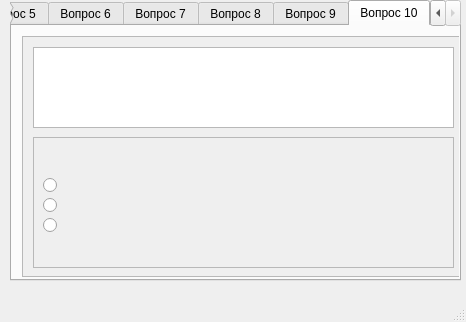
<?xml version="1.0" encoding="UTF-8"?>
<ui version="4.0">
 <class>MainWindow</class>
 <widget class="QMainWindow" name="MainWindow">
  <property name="geometry">
   <rect>
    <x>0</x>
    <y>0</y>
    <width>466</width>
    <height>322</height>
   </rect>
  </property>
  <property name="windowTitle">
   <string>MainWindow</string>
  </property>
  <widget class="QWidget" name="centralwidget">
   <widget class="QTabWidget" name="tabWidget">
    <property name="geometry">
     <rect>
      <x>10</x>
      <y>0</y>
      <width>451</width>
      <height>281</height>
     </rect>
    </property>
    <property name="currentIndex">
     <number>9</number>
    </property>
    <widget class="QWidget" name="tab">
     <attribute name="title">
      <string>Вопрос 1</string>
     </attribute>
     <widget class="QScrollArea" name="scrollArea">
      <property name="geometry">
       <rect>
        <x>10</x>
        <y>10</y>
        <width>441</width>
        <height>241</height>
       </rect>
      </property>
      <property name="widgetResizable">
       <bool>true</bool>
      </property>
      <widget class="QWidget" name="scrollAreaWidgetContents">
       <property name="geometry">
        <rect>
         <x>0</x>
         <y>0</y>
         <width>439</width>
         <height>239</height>
        </rect>
       </property>
       <widget class="QFrame" name="frame">
        <property name="geometry">
         <rect>
          <x>10</x>
          <y>100</y>
          <width>421</width>
          <height>131</height>
         </rect>
        </property>
        <property name="frameShape">
         <enum>QFrame::StyledPanel</enum>
        </property>
        <property name="frameShadow">
         <enum>QFrame::Raised</enum>
        </property>
        <widget class="QLabel" name="label">
         <property name="geometry">
          <rect>
           <x>10</x>
           <y>10</y>
           <width>401</width>
           <height>16</height>
          </rect>
         </property>
         <property name="text">
          <string/>
         </property>
        </widget>
        <widget class="QRadioButton" name="radioButton">
         <property name="geometry">
          <rect>
           <x>10</x>
           <y>40</y>
           <width>401</width>
           <height>17</height>
          </rect>
         </property>
         <property name="text">
          <string/>
         </property>
         <attribute name="buttonGroup">
          <string notr="true">buttonGroup</string>
         </attribute>
        </widget>
        <widget class="QRadioButton" name="radioButton_2">
         <property name="geometry">
          <rect>
           <x>10</x>
           <y>60</y>
           <width>401</width>
           <height>17</height>
          </rect>
         </property>
         <property name="text">
          <string/>
         </property>
         <attribute name="buttonGroup">
          <string notr="true">buttonGroup</string>
         </attribute>
        </widget>
        <widget class="QRadioButton" name="radioButton_3">
         <property name="geometry">
          <rect>
           <x>10</x>
           <y>80</y>
           <width>401</width>
           <height>17</height>
          </rect>
         </property>
         <property name="text">
          <string/>
         </property>
         <attribute name="buttonGroup">
          <string notr="true">buttonGroup</string>
         </attribute>
        </widget>
       </widget>
       <widget class="QTextEdit" name="textEdit">
        <property name="geometry">
         <rect>
          <x>10</x>
          <y>10</y>
          <width>421</width>
          <height>81</height>
         </rect>
        </property>
        <property name="html">
         <string>&lt;!DOCTYPE HTML PUBLIC &quot;-//W3C//DTD HTML 4.0//EN&quot; &quot;http://www.w3.org/TR/REC-html40/strict.dtd&quot;&gt;
&lt;html&gt;&lt;head&gt;&lt;meta name=&quot;qrichtext&quot; content=&quot;1&quot; /&gt;&lt;style type=&quot;text/css&quot;&gt;
p, li { white-space: pre-wrap; }
&lt;/style&gt;&lt;/head&gt;&lt;body style=&quot; font-family:'MS Shell Dlg 2'; font-size:8.25pt; font-weight:400; font-style:normal;&quot;&gt;
&lt;p style=&quot;-qt-paragraph-type:empty; margin-top:0px; margin-bottom:0px; margin-left:0px; margin-right:0px; -qt-block-indent:0; text-indent:0px;&quot;&gt;&lt;br /&gt;&lt;/p&gt;&lt;/body&gt;&lt;/html&gt;</string>
        </property>
       </widget>
      </widget>
     </widget>
    </widget>
    <widget class="QWidget" name="tab_2">
     <attribute name="title">
      <string>Вопрос 2</string>
     </attribute>
     <widget class="QScrollArea" name="scrollArea_2">
      <property name="geometry">
       <rect>
        <x>10</x>
        <y>10</y>
        <width>441</width>
        <height>241</height>
       </rect>
      </property>
      <property name="widgetResizable">
       <bool>true</bool>
      </property>
      <widget class="QWidget" name="scrollAreaWidgetContents_2">
       <property name="geometry">
        <rect>
         <x>0</x>
         <y>0</y>
         <width>439</width>
         <height>239</height>
        </rect>
       </property>
       <widget class="QFrame" name="frame_2">
        <property name="geometry">
         <rect>
          <x>10</x>
          <y>100</y>
          <width>421</width>
          <height>131</height>
         </rect>
        </property>
        <property name="frameShape">
         <enum>QFrame::StyledPanel</enum>
        </property>
        <property name="frameShadow">
         <enum>QFrame::Raised</enum>
        </property>
        <widget class="QLabel" name="label_2">
         <property name="geometry">
          <rect>
           <x>10</x>
           <y>10</y>
           <width>401</width>
           <height>16</height>
          </rect>
         </property>
         <property name="text">
          <string/>
         </property>
        </widget>
        <widget class="QRadioButton" name="radioButton_4">
         <property name="geometry">
          <rect>
           <x>10</x>
           <y>40</y>
           <width>401</width>
           <height>17</height>
          </rect>
         </property>
         <property name="text">
          <string/>
         </property>
         <attribute name="buttonGroup">
          <string notr="true">buttonGroup_2</string>
         </attribute>
        </widget>
        <widget class="QRadioButton" name="radioButton_5">
         <property name="geometry">
          <rect>
           <x>10</x>
           <y>60</y>
           <width>401</width>
           <height>17</height>
          </rect>
         </property>
         <property name="text">
          <string/>
         </property>
         <attribute name="buttonGroup">
          <string notr="true">buttonGroup_2</string>
         </attribute>
        </widget>
        <widget class="QRadioButton" name="radioButton_6">
         <property name="geometry">
          <rect>
           <x>10</x>
           <y>80</y>
           <width>401</width>
           <height>17</height>
          </rect>
         </property>
         <property name="text">
          <string/>
         </property>
         <attribute name="buttonGroup">
          <string notr="true">buttonGroup_2</string>
         </attribute>
        </widget>
       </widget>
       <widget class="QTextEdit" name="textEdit_2">
        <property name="geometry">
         <rect>
          <x>10</x>
          <y>10</y>
          <width>421</width>
          <height>81</height>
         </rect>
        </property>
        <property name="html">
         <string>&lt;!DOCTYPE HTML PUBLIC &quot;-//W3C//DTD HTML 4.0//EN&quot; &quot;http://www.w3.org/TR/REC-html40/strict.dtd&quot;&gt;
&lt;html&gt;&lt;head&gt;&lt;meta name=&quot;qrichtext&quot; content=&quot;1&quot; /&gt;&lt;style type=&quot;text/css&quot;&gt;
p, li { white-space: pre-wrap; }
&lt;/style&gt;&lt;/head&gt;&lt;body style=&quot; font-family:'MS Shell Dlg 2'; font-size:8.25pt; font-weight:400; font-style:normal;&quot;&gt;
&lt;p style=&quot;-qt-paragraph-type:empty; margin-top:0px; margin-bottom:0px; margin-left:0px; margin-right:0px; -qt-block-indent:0; text-indent:0px;&quot;&gt;&lt;br /&gt;&lt;/p&gt;&lt;/body&gt;&lt;/html&gt;</string>
        </property>
       </widget>
      </widget>
     </widget>
    </widget>
    <widget class="QWidget" name="tab_3">
     <attribute name="title">
      <string>Вопрос 3</string>
     </attribute>
     <widget class="QScrollArea" name="scrollArea_3">
      <property name="geometry">
       <rect>
        <x>10</x>
        <y>10</y>
        <width>441</width>
        <height>241</height>
       </rect>
      </property>
      <property name="widgetResizable">
       <bool>true</bool>
      </property>
      <widget class="QWidget" name="scrollAreaWidgetContents_3">
       <property name="geometry">
        <rect>
         <x>0</x>
         <y>0</y>
         <width>439</width>
         <height>239</height>
        </rect>
       </property>
       <widget class="QFrame" name="frame_3">
        <property name="geometry">
         <rect>
          <x>10</x>
          <y>100</y>
          <width>421</width>
          <height>131</height>
         </rect>
        </property>
        <property name="frameShape">
         <enum>QFrame::StyledPanel</enum>
        </property>
        <property name="frameShadow">
         <enum>QFrame::Raised</enum>
        </property>
        <widget class="QLabel" name="label_3">
         <property name="geometry">
          <rect>
           <x>10</x>
           <y>10</y>
           <width>401</width>
           <height>16</height>
          </rect>
         </property>
         <property name="text">
          <string/>
         </property>
        </widget>
        <widget class="QRadioButton" name="radioButton_7">
         <property name="geometry">
          <rect>
           <x>10</x>
           <y>40</y>
           <width>401</width>
           <height>17</height>
          </rect>
         </property>
         <property name="text">
          <string/>
         </property>
         <attribute name="buttonGroup">
          <string notr="true">buttonGroup_3</string>
         </attribute>
        </widget>
        <widget class="QRadioButton" name="radioButton_8">
         <property name="geometry">
          <rect>
           <x>10</x>
           <y>60</y>
           <width>401</width>
           <height>17</height>
          </rect>
         </property>
         <property name="text">
          <string/>
         </property>
         <attribute name="buttonGroup">
          <string notr="true">buttonGroup_3</string>
         </attribute>
        </widget>
        <widget class="QRadioButton" name="radioButton_9">
         <property name="geometry">
          <rect>
           <x>10</x>
           <y>80</y>
           <width>401</width>
           <height>17</height>
          </rect>
         </property>
         <property name="text">
          <string/>
         </property>
         <attribute name="buttonGroup">
          <string notr="true">buttonGroup_3</string>
         </attribute>
        </widget>
       </widget>
       <widget class="QTextEdit" name="textEdit_3">
        <property name="geometry">
         <rect>
          <x>10</x>
          <y>10</y>
          <width>421</width>
          <height>81</height>
         </rect>
        </property>
        <property name="html">
         <string>&lt;!DOCTYPE HTML PUBLIC &quot;-//W3C//DTD HTML 4.0//EN&quot; &quot;http://www.w3.org/TR/REC-html40/strict.dtd&quot;&gt;
&lt;html&gt;&lt;head&gt;&lt;meta name=&quot;qrichtext&quot; content=&quot;1&quot; /&gt;&lt;style type=&quot;text/css&quot;&gt;
p, li { white-space: pre-wrap; }
&lt;/style&gt;&lt;/head&gt;&lt;body style=&quot; font-family:'MS Shell Dlg 2'; font-size:8.25pt; font-weight:400; font-style:normal;&quot;&gt;
&lt;p style=&quot;-qt-paragraph-type:empty; margin-top:0px; margin-bottom:0px; margin-left:0px; margin-right:0px; -qt-block-indent:0; text-indent:0px;&quot;&gt;&lt;br /&gt;&lt;/p&gt;&lt;/body&gt;&lt;/html&gt;</string>
        </property>
       </widget>
      </widget>
     </widget>
    </widget>
    <widget class="QWidget" name="tab_7">
     <attribute name="title">
      <string>Вопрос 4</string>
     </attribute>
     <widget class="QScrollArea" name="scrollArea_7">
      <property name="geometry">
       <rect>
        <x>10</x>
        <y>10</y>
        <width>441</width>
        <height>241</height>
       </rect>
      </property>
      <property name="widgetResizable">
       <bool>true</bool>
      </property>
      <widget class="QWidget" name="scrollAreaWidgetContents_7">
       <property name="geometry">
        <rect>
         <x>0</x>
         <y>0</y>
         <width>439</width>
         <height>239</height>
        </rect>
       </property>
       <widget class="QFrame" name="frame_7">
        <property name="geometry">
         <rect>
          <x>10</x>
          <y>100</y>
          <width>431</width>
          <height>131</height>
         </rect>
        </property>
        <property name="frameShape">
         <enum>QFrame::StyledPanel</enum>
        </property>
        <property name="frameShadow">
         <enum>QFrame::Raised</enum>
        </property>
        <widget class="QLabel" name="label_7">
         <property name="geometry">
          <rect>
           <x>10</x>
           <y>10</y>
           <width>421</width>
           <height>16</height>
          </rect>
         </property>
         <property name="text">
          <string/>
         </property>
        </widget>
        <widget class="QRadioButton" name="radioButton_19">
         <property name="geometry">
          <rect>
           <x>10</x>
           <y>40</y>
           <width>401</width>
           <height>17</height>
          </rect>
         </property>
         <property name="text">
          <string/>
         </property>
         <attribute name="buttonGroup">
          <string notr="true">buttonGroup_4</string>
         </attribute>
        </widget>
        <widget class="QRadioButton" name="radioButton_20">
         <property name="geometry">
          <rect>
           <x>10</x>
           <y>60</y>
           <width>401</width>
           <height>17</height>
          </rect>
         </property>
         <property name="text">
          <string/>
         </property>
         <attribute name="buttonGroup">
          <string notr="true">buttonGroup_4</string>
         </attribute>
        </widget>
        <widget class="QRadioButton" name="radioButton_21">
         <property name="geometry">
          <rect>
           <x>10</x>
           <y>80</y>
           <width>401</width>
           <height>17</height>
          </rect>
         </property>
         <property name="text">
          <string/>
         </property>
         <attribute name="buttonGroup">
          <string notr="true">buttonGroup_4</string>
         </attribute>
        </widget>
       </widget>
       <widget class="QTextEdit" name="textEdit_7">
        <property name="geometry">
         <rect>
          <x>10</x>
          <y>10</y>
          <width>421</width>
          <height>81</height>
         </rect>
        </property>
       </widget>
      </widget>
     </widget>
    </widget>
    <widget class="QWidget" name="tab_8">
     <attribute name="title">
      <string>Вопрос 5</string>
     </attribute>
     <widget class="QScrollArea" name="scrollArea_8">
      <property name="geometry">
       <rect>
        <x>10</x>
        <y>10</y>
        <width>441</width>
        <height>241</height>
       </rect>
      </property>
      <property name="widgetResizable">
       <bool>true</bool>
      </property>
      <widget class="QWidget" name="scrollAreaWidgetContents_8">
       <property name="geometry">
        <rect>
         <x>0</x>
         <y>0</y>
         <width>439</width>
         <height>239</height>
        </rect>
       </property>
       <widget class="QFrame" name="frame_8">
        <property name="geometry">
         <rect>
          <x>10</x>
          <y>100</y>
          <width>421</width>
          <height>131</height>
         </rect>
        </property>
        <property name="frameShape">
         <enum>QFrame::StyledPanel</enum>
        </property>
        <property name="frameShadow">
         <enum>QFrame::Raised</enum>
        </property>
        <widget class="QLabel" name="label_8">
         <property name="geometry">
          <rect>
           <x>10</x>
           <y>10</y>
           <width>401</width>
           <height>16</height>
          </rect>
         </property>
         <property name="text">
          <string/>
         </property>
        </widget>
        <widget class="QRadioButton" name="radioButton_22">
         <property name="geometry">
          <rect>
           <x>10</x>
           <y>40</y>
           <width>401</width>
           <height>17</height>
          </rect>
         </property>
         <property name="text">
          <string/>
         </property>
         <attribute name="buttonGroup">
          <string notr="true">buttonGroup_5</string>
         </attribute>
        </widget>
        <widget class="QRadioButton" name="radioButton_23">
         <property name="geometry">
          <rect>
           <x>10</x>
           <y>60</y>
           <width>401</width>
           <height>17</height>
          </rect>
         </property>
         <property name="text">
          <string/>
         </property>
         <attribute name="buttonGroup">
          <string notr="true">buttonGroup_5</string>
         </attribute>
        </widget>
        <widget class="QRadioButton" name="radioButton_24">
         <property name="geometry">
          <rect>
           <x>10</x>
           <y>80</y>
           <width>401</width>
           <height>17</height>
          </rect>
         </property>
         <property name="text">
          <string/>
         </property>
         <attribute name="buttonGroup">
          <string notr="true">buttonGroup_5</string>
         </attribute>
        </widget>
       </widget>
       <widget class="QTextEdit" name="textEdit_8">
        <property name="geometry">
         <rect>
          <x>10</x>
          <y>10</y>
          <width>421</width>
          <height>81</height>
         </rect>
        </property>
       </widget>
      </widget>
     </widget>
    </widget>
    <widget class="QWidget" name="tab_9">
     <attribute name="title">
      <string>Вопрос 6</string>
     </attribute>
     <widget class="QScrollArea" name="scrollArea_24">
      <property name="geometry">
       <rect>
        <x>10</x>
        <y>10</y>
        <width>441</width>
        <height>241</height>
       </rect>
      </property>
      <property name="widgetResizable">
       <bool>true</bool>
      </property>
      <widget class="QWidget" name="scrollAreaWidgetContents_24">
       <property name="geometry">
        <rect>
         <x>0</x>
         <y>0</y>
         <width>439</width>
         <height>239</height>
        </rect>
       </property>
       <widget class="QFrame" name="frame_24">
        <property name="geometry">
         <rect>
          <x>10</x>
          <y>100</y>
          <width>421</width>
          <height>131</height>
         </rect>
        </property>
        <property name="frameShape">
         <enum>QFrame::StyledPanel</enum>
        </property>
        <property name="frameShadow">
         <enum>QFrame::Raised</enum>
        </property>
        <widget class="QLabel" name="label_24">
         <property name="geometry">
          <rect>
           <x>10</x>
           <y>10</y>
           <width>401</width>
           <height>16</height>
          </rect>
         </property>
         <property name="text">
          <string/>
         </property>
        </widget>
        <widget class="QRadioButton" name="radioButton_70">
         <property name="geometry">
          <rect>
           <x>10</x>
           <y>40</y>
           <width>401</width>
           <height>17</height>
          </rect>
         </property>
         <property name="text">
          <string/>
         </property>
         <attribute name="buttonGroup">
          <string notr="true">buttonGroup_6</string>
         </attribute>
        </widget>
        <widget class="QRadioButton" name="radioButton_71">
         <property name="geometry">
          <rect>
           <x>10</x>
           <y>60</y>
           <width>401</width>
           <height>17</height>
          </rect>
         </property>
         <property name="text">
          <string/>
         </property>
         <attribute name="buttonGroup">
          <string notr="true">buttonGroup_6</string>
         </attribute>
        </widget>
        <widget class="QRadioButton" name="radioButton_72">
         <property name="geometry">
          <rect>
           <x>10</x>
           <y>80</y>
           <width>401</width>
           <height>17</height>
          </rect>
         </property>
         <property name="text">
          <string/>
         </property>
         <attribute name="buttonGroup">
          <string notr="true">buttonGroup_6</string>
         </attribute>
        </widget>
       </widget>
       <widget class="QTextEdit" name="textEdit_24">
        <property name="geometry">
         <rect>
          <x>10</x>
          <y>10</y>
          <width>421</width>
          <height>81</height>
         </rect>
        </property>
       </widget>
      </widget>
     </widget>
    </widget>
    <widget class="QWidget" name="tab_10">
     <attribute name="title">
      <string>Вопрос 7</string>
     </attribute>
     <widget class="QScrollArea" name="scrollArea_25">
      <property name="geometry">
       <rect>
        <x>10</x>
        <y>10</y>
        <width>441</width>
        <height>241</height>
       </rect>
      </property>
      <property name="widgetResizable">
       <bool>true</bool>
      </property>
      <widget class="QWidget" name="scrollAreaWidgetContents_25">
       <property name="geometry">
        <rect>
         <x>0</x>
         <y>0</y>
         <width>439</width>
         <height>239</height>
        </rect>
       </property>
       <widget class="QFrame" name="frame_25">
        <property name="geometry">
         <rect>
          <x>10</x>
          <y>100</y>
          <width>421</width>
          <height>131</height>
         </rect>
        </property>
        <property name="frameShape">
         <enum>QFrame::StyledPanel</enum>
        </property>
        <property name="frameShadow">
         <enum>QFrame::Raised</enum>
        </property>
        <widget class="QLabel" name="label_25">
         <property name="geometry">
          <rect>
           <x>10</x>
           <y>10</y>
           <width>401</width>
           <height>16</height>
          </rect>
         </property>
         <property name="text">
          <string/>
         </property>
        </widget>
        <widget class="QRadioButton" name="radioButton_73">
         <property name="geometry">
          <rect>
           <x>10</x>
           <y>40</y>
           <width>401</width>
           <height>17</height>
          </rect>
         </property>
         <property name="text">
          <string/>
         </property>
         <attribute name="buttonGroup">
          <string notr="true">buttonGroup_7</string>
         </attribute>
        </widget>
        <widget class="QRadioButton" name="radioButton_74">
         <property name="geometry">
          <rect>
           <x>10</x>
           <y>60</y>
           <width>401</width>
           <height>17</height>
          </rect>
         </property>
         <property name="text">
          <string/>
         </property>
         <attribute name="buttonGroup">
          <string notr="true">buttonGroup_7</string>
         </attribute>
        </widget>
        <widget class="QRadioButton" name="radioButton_75">
         <property name="geometry">
          <rect>
           <x>10</x>
           <y>80</y>
           <width>401</width>
           <height>17</height>
          </rect>
         </property>
         <property name="text">
          <string/>
         </property>
         <attribute name="buttonGroup">
          <string notr="true">buttonGroup_7</string>
         </attribute>
        </widget>
       </widget>
       <widget class="QTextEdit" name="textEdit_25">
        <property name="geometry">
         <rect>
          <x>10</x>
          <y>10</y>
          <width>421</width>
          <height>81</height>
         </rect>
        </property>
       </widget>
      </widget>
     </widget>
    </widget>
    <widget class="QWidget" name="tab_11">
     <attribute name="title">
      <string>Вопрос 8</string>
     </attribute>
     <widget class="QScrollArea" name="scrollArea_26">
      <property name="geometry">
       <rect>
        <x>10</x>
        <y>10</y>
        <width>441</width>
        <height>241</height>
       </rect>
      </property>
      <property name="widgetResizable">
       <bool>true</bool>
      </property>
      <widget class="QWidget" name="scrollAreaWidgetContents_26">
       <property name="geometry">
        <rect>
         <x>0</x>
         <y>0</y>
         <width>439</width>
         <height>239</height>
        </rect>
       </property>
       <widget class="QFrame" name="frame_26">
        <property name="geometry">
         <rect>
          <x>10</x>
          <y>100</y>
          <width>421</width>
          <height>131</height>
         </rect>
        </property>
        <property name="frameShape">
         <enum>QFrame::StyledPanel</enum>
        </property>
        <property name="frameShadow">
         <enum>QFrame::Raised</enum>
        </property>
        <widget class="QLabel" name="label_26">
         <property name="geometry">
          <rect>
           <x>10</x>
           <y>10</y>
           <width>401</width>
           <height>16</height>
          </rect>
         </property>
         <property name="text">
          <string/>
         </property>
        </widget>
        <widget class="QRadioButton" name="radioButton_76">
         <property name="geometry">
          <rect>
           <x>10</x>
           <y>40</y>
           <width>401</width>
           <height>17</height>
          </rect>
         </property>
         <property name="text">
          <string/>
         </property>
         <attribute name="buttonGroup">
          <string notr="true">buttonGroup_8</string>
         </attribute>
        </widget>
        <widget class="QRadioButton" name="radioButton_77">
         <property name="geometry">
          <rect>
           <x>10</x>
           <y>60</y>
           <width>401</width>
           <height>17</height>
          </rect>
         </property>
         <property name="text">
          <string/>
         </property>
         <attribute name="buttonGroup">
          <string notr="true">buttonGroup_8</string>
         </attribute>
        </widget>
        <widget class="QRadioButton" name="radioButton_78">
         <property name="geometry">
          <rect>
           <x>10</x>
           <y>80</y>
           <width>401</width>
           <height>17</height>
          </rect>
         </property>
         <property name="text">
          <string/>
         </property>
         <attribute name="buttonGroup">
          <string notr="true">buttonGroup_8</string>
         </attribute>
        </widget>
       </widget>
       <widget class="QTextEdit" name="textEdit_26">
        <property name="geometry">
         <rect>
          <x>10</x>
          <y>10</y>
          <width>421</width>
          <height>81</height>
         </rect>
        </property>
       </widget>
      </widget>
     </widget>
    </widget>
    <widget class="QWidget" name="tab_12">
     <attribute name="title">
      <string>Вопрос 9</string>
     </attribute>
     <widget class="QScrollArea" name="scrollArea_27">
      <property name="geometry">
       <rect>
        <x>10</x>
        <y>10</y>
        <width>441</width>
        <height>241</height>
       </rect>
      </property>
      <property name="widgetResizable">
       <bool>true</bool>
      </property>
      <widget class="QWidget" name="scrollAreaWidgetContents_27">
       <property name="geometry">
        <rect>
         <x>0</x>
         <y>0</y>
         <width>439</width>
         <height>239</height>
        </rect>
       </property>
       <widget class="QFrame" name="frame_27">
        <property name="geometry">
         <rect>
          <x>10</x>
          <y>100</y>
          <width>421</width>
          <height>131</height>
         </rect>
        </property>
        <property name="frameShape">
         <enum>QFrame::StyledPanel</enum>
        </property>
        <property name="frameShadow">
         <enum>QFrame::Raised</enum>
        </property>
        <widget class="QLabel" name="label_27">
         <property name="geometry">
          <rect>
           <x>10</x>
           <y>10</y>
           <width>401</width>
           <height>16</height>
          </rect>
         </property>
         <property name="text">
          <string/>
         </property>
        </widget>
        <widget class="QRadioButton" name="radioButton_79">
         <property name="geometry">
          <rect>
           <x>10</x>
           <y>40</y>
           <width>401</width>
           <height>17</height>
          </rect>
         </property>
         <property name="text">
          <string/>
         </property>
         <attribute name="buttonGroup">
          <string notr="true">buttonGroup_9</string>
         </attribute>
        </widget>
        <widget class="QRadioButton" name="radioButton_80">
         <property name="geometry">
          <rect>
           <x>10</x>
           <y>60</y>
           <width>401</width>
           <height>17</height>
          </rect>
         </property>
         <property name="text">
          <string/>
         </property>
         <attribute name="buttonGroup">
          <string notr="true">buttonGroup_9</string>
         </attribute>
        </widget>
        <widget class="QRadioButton" name="radioButton_81">
         <property name="geometry">
          <rect>
           <x>10</x>
           <y>80</y>
           <width>401</width>
           <height>17</height>
          </rect>
         </property>
         <property name="text">
          <string/>
         </property>
         <attribute name="buttonGroup">
          <string notr="true">buttonGroup_9</string>
         </attribute>
        </widget>
       </widget>
       <widget class="QTextEdit" name="textEdit_27">
        <property name="geometry">
         <rect>
          <x>10</x>
          <y>10</y>
          <width>421</width>
          <height>81</height>
         </rect>
        </property>
       </widget>
      </widget>
     </widget>
    </widget>
    <widget class="QWidget" name="tab_13">
     <attribute name="title">
      <string>Вопрос 10</string>
     </attribute>
     <widget class="QScrollArea" name="scrollArea_28">
      <property name="geometry">
       <rect>
        <x>10</x>
        <y>10</y>
        <width>441</width>
        <height>241</height>
       </rect>
      </property>
      <property name="widgetResizable">
       <bool>true</bool>
      </property>
      <widget class="QWidget" name="scrollAreaWidgetContents_28">
       <property name="geometry">
        <rect>
         <x>0</x>
         <y>0</y>
         <width>439</width>
         <height>239</height>
        </rect>
       </property>
       <widget class="QFrame" name="frame_28">
        <property name="geometry">
         <rect>
          <x>10</x>
          <y>100</y>
          <width>421</width>
          <height>131</height>
         </rect>
        </property>
        <property name="frameShape">
         <enum>QFrame::StyledPanel</enum>
        </property>
        <property name="frameShadow">
         <enum>QFrame::Raised</enum>
        </property>
        <widget class="QLabel" name="label_28">
         <property name="geometry">
          <rect>
           <x>10</x>
           <y>10</y>
           <width>401</width>
           <height>16</height>
          </rect>
         </property>
         <property name="text">
          <string/>
         </property>
        </widget>
        <widget class="QRadioButton" name="radioButton_82">
         <property name="geometry">
          <rect>
           <x>10</x>
           <y>40</y>
           <width>401</width>
           <height>17</height>
          </rect>
         </property>
         <property name="text">
          <string/>
         </property>
         <attribute name="buttonGroup">
          <string notr="true">buttonGroup_10</string>
         </attribute>
        </widget>
        <widget class="QRadioButton" name="radioButton_83">
         <property name="geometry">
          <rect>
           <x>10</x>
           <y>60</y>
           <width>401</width>
           <height>17</height>
          </rect>
         </property>
         <property name="text">
          <string/>
         </property>
         <attribute name="buttonGroup">
          <string notr="true">buttonGroup_10</string>
         </attribute>
        </widget>
        <widget class="QRadioButton" name="radioButton_84">
         <property name="geometry">
          <rect>
           <x>10</x>
           <y>80</y>
           <width>401</width>
           <height>17</height>
          </rect>
         </property>
         <property name="text">
          <string/>
         </property>
         <attribute name="buttonGroup">
          <string notr="true">buttonGroup_10</string>
         </attribute>
        </widget>
       </widget>
       <widget class="QTextEdit" name="textEdit_28">
        <property name="geometry">
         <rect>
          <x>10</x>
          <y>10</y>
          <width>421</width>
          <height>81</height>
         </rect>
        </property>
       </widget>
      </widget>
     </widget>
    </widget>
   </widget>
  </widget>
  <widget class="QMenuBar" name="menubar">
   <property name="geometry">
    <rect>
     <x>0</x>
     <y>0</y>
     <width>466</width>
     <height>21</height>
    </rect>
   </property>
  </widget>
  <widget class="QStatusBar" name="statusbar"/>
 </widget>
 <resources/>
 <connections/>
 <buttongroups>
  <buttongroup name="buttonGroup"/>
  <buttongroup name="buttonGroup_8"/>
  <buttongroup name="buttonGroup_5"/>
  <buttongroup name="buttonGroup_6"/>
  <buttongroup name="buttonGroup_7"/>
  <buttongroup name="buttonGroup_4"/>
  <buttongroup name="buttonGroup_3"/>
  <buttongroup name="buttonGroup_10"/>
  <buttongroup name="buttonGroup_2"/>
  <buttongroup name="buttonGroup_9"/>
 </buttongroups>
</ui>
